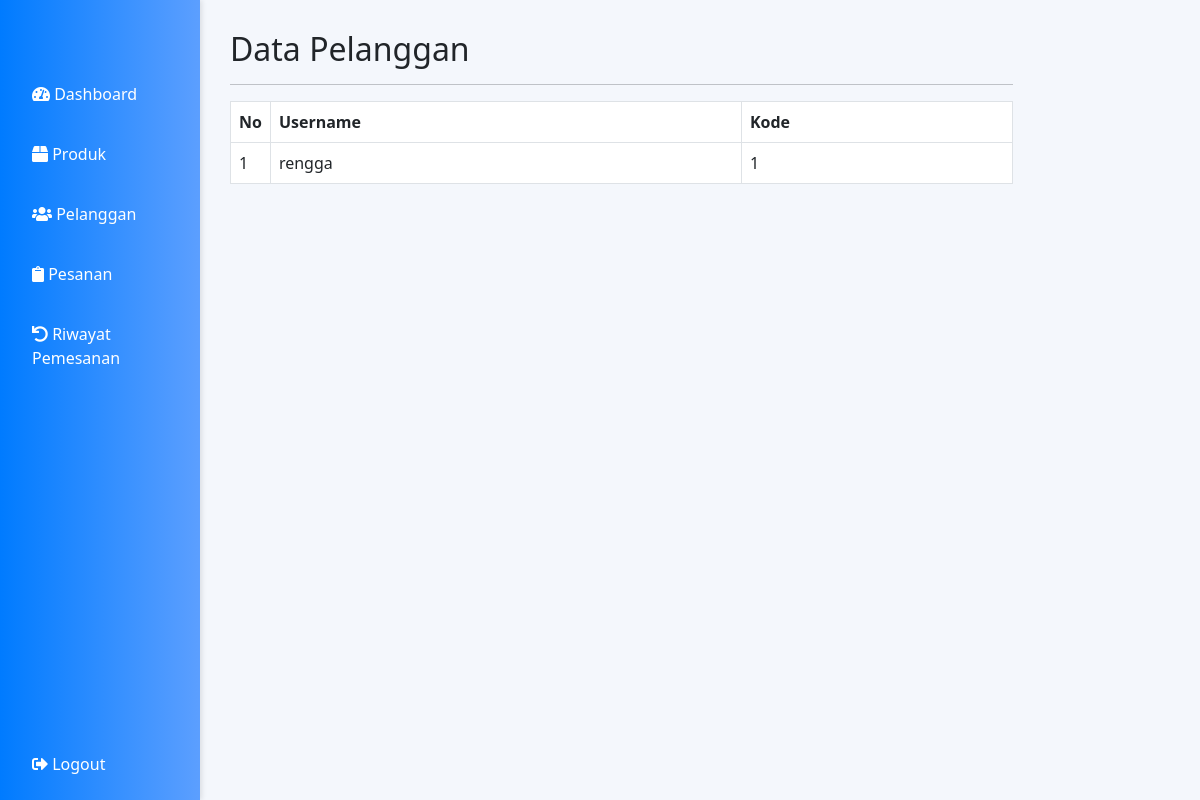
/admin/pelanggan.php (signed in), run on an earlier commit of the app's database.
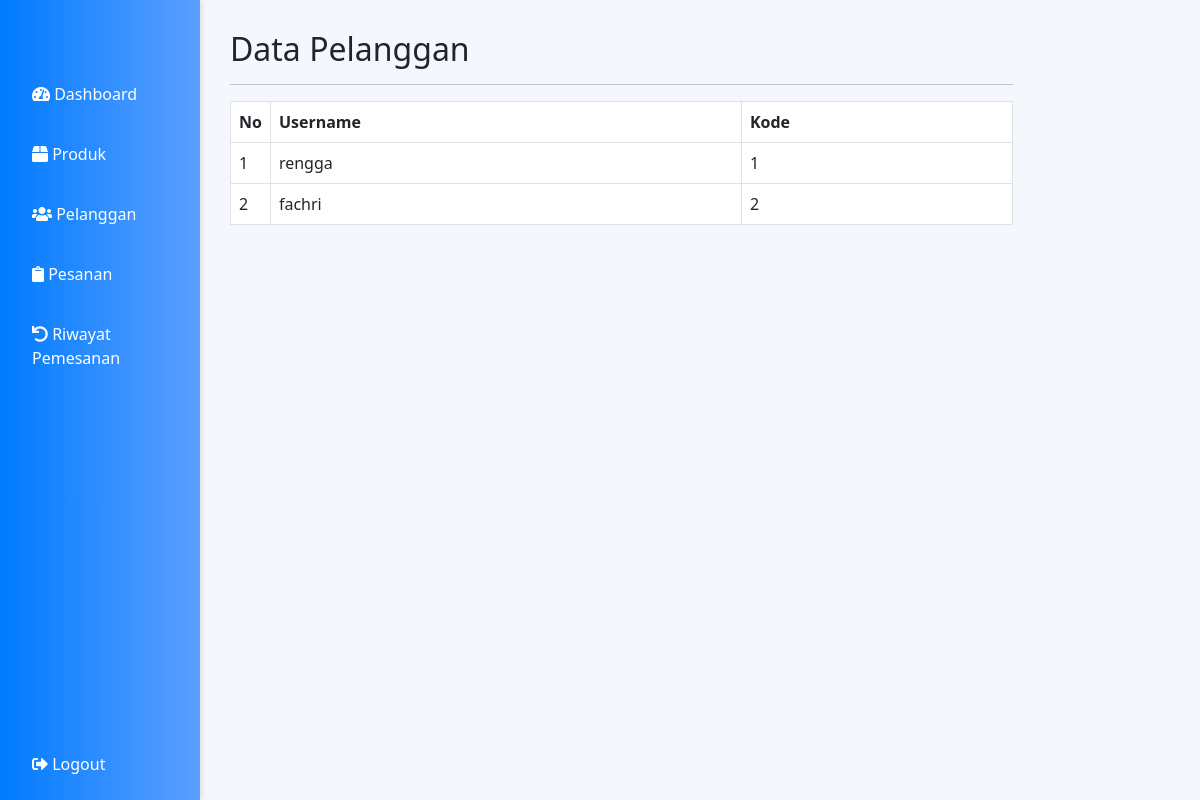
And on a later commit of the database.
### tables this page shows
CREATE TABLE `customers` (
  `cust_id` int(11) NOT NULL,
  `cust_ip` varchar(225) NOT NULL,
  `cust_dname` text NOT NULL,
  `username` varchar(100) NOT NULL,
  `cust_pass` varchar(225) NOT NULL
);

### admin/pelanggan.php (the view, shortened to what this page needs)
<?php
include "../koneksi/koneksi.php";
?>
<!DOCTYPE html>
<html lang="en">
<head>
  <link href="https://cdn.jsdelivr.net/npm/bootstrap@5.3.0/dist/css/bootstrap.min.css" rel="stylesheet">
  <link rel="stylesheet" href="https://cdnjs.cloudflare.com/ajax/libs/font-awesome/5.15.3/css/all.min.css">
</head>
<body>
  <div class="sidebar">
    <a href="dashboard.php"><i class="fas fa-tachometer-alt"></i> Dashboard</a>
    <a href="produk.php"><i class="fas fa-box"></i> Produk</a>
    <a href="pelanggan.php"><i class="fas fa-users"></i> Pelanggan</a>
    <a href="pesanan.php"><i class="fas fa-clipboard"></i> Pesanan</a>
    <a href="riwayatpemesanan.php"><i class="fas fa-undo"></i> Riwayat Pemesanan</a>
    <div style="flex-grow: 1;"></div>
    <a href="logout.php"><i class="fas fa-sign-out-alt"></i> Logout</a>
  </div>
  <div class="content">
    <div class="col-sm-9 col-sm-offset-3 col-md-10 col-md-offset-2 main">
      <h2 class="page-header">Data Pelanggan</h2>
      <hr>
      <table id="tabelpelanggan" class="table table-bordered table-hover">
        <thead>
          <tr>
            <th>No</th>
            <th>Username</th>
            <th>Kode</th>
          </tr>
        </thead>
        <?php
        $query = $conn->query("SELECT * FROM customers");
        $nomor = 1;
        while ($lihat = $query->fetch(PDO::FETCH_ASSOC)) {
        ?>
          <tbody>
            <tr>
              <td width="5%"><?php echo $nomor; ?></td>
              <td><?php echo htmlspecialchars($lihat['username']); ?></td>
              <td><?php echo htmlspecialchars($lihat['cust_id']); ?></td>
            </tr>
            <?php $nomor++; ?>
          <?php
        } ?>
          </tbody>
      </table>
    </div>
  </div>
</body>
</html>

What changed in the data, as far as the page shows it:
added customers: username "fachri", cust_id "2"
